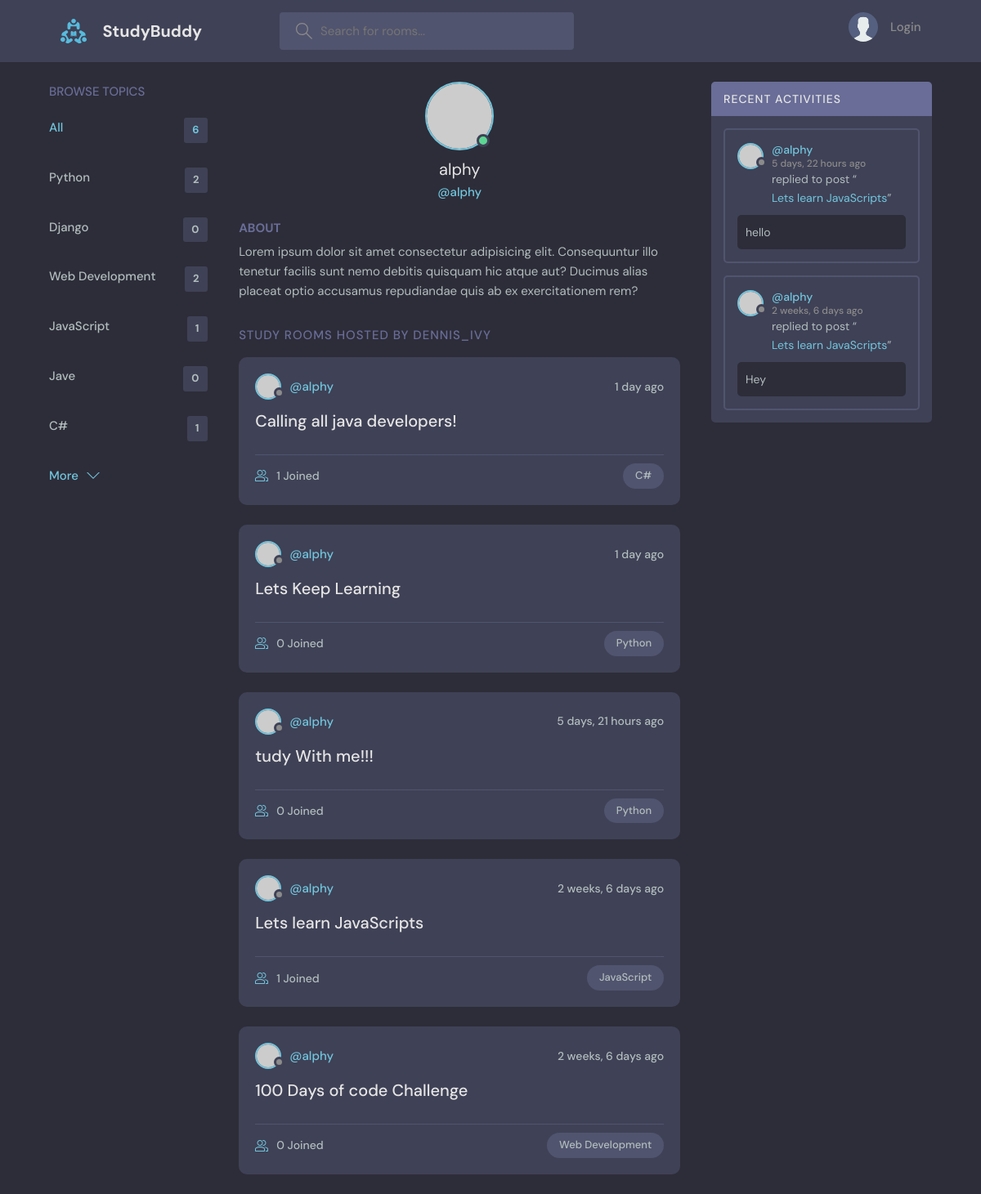
Page /profile/1/ on the committed database.
### base/models.py (models this page shows, shortened)
class Topic(models.Model):
    name = models.CharField(max_length=200)

class Room(models.Model):
    host = models.ForeignKey(User, on_delete=models.SET_NULL, null=True)
    topic = models.ForeignKey(Topic, on_delete=models.SET_NULL, null=True)
    name = models.CharField(max_length=200)
    description = models.TextField(null=True, blank=True)
    participants = models.ManyToManyField(User, related_name='participants', blank=True)
    updated = models.DateTimeField(auto_now=True)
    created = models.DateTimeField(auto_now_add=True)
    class Meta:
        ordering = ['-updated', '-created']
    def __str__(self):
        return self.name

class Message(models.Model):
    user = models.ForeignKey(User, on_delete=models.CASCADE)
    room = models.ForeignKey(Room, on_delete=models.CASCADE)
    body = models.TextField()
    updated = models.DateTimeField(auto_now=True)
    created = models.DateTimeField(auto_now_add=True)
    class Meta:
        ordering = ['-updated', '-created']

### base/views.py (the view)
# urls.py: path('profile/<str:pk>/', views.userProfile, name='user-profile'),
def userProfile(request, pk):
    user= User.objects.get(id=pk)
    rooms = user.room_set.all()
    room_messages = user.message_set.all()
    topics = Topic.objects.all()
    context = {'user': user, 'rooms': rooms, 'room_messages': room_messages, 'topics': topics}
    return render(request, 'base/profile.html', context)

### base/templates/base/profile.html (shortened to what this page needs)
{% extends 'main.html' %}
{% block content %}
  <main class="profile-page layout layout--3">
    <div class="container">
      {% include 'base/topics_component.html' %}
      <div class="roomList">
        <div class="profile">
          <div class="profile__avatar">
            <div class="avatar avatar--large active">
              <img src="https://randomuser.me/api/portraits/men/11.jpg" />
            </div>
          </div>
          <div class="profile__info">
            <h3>{{user.username}}</h3>
            <p>@{{user.username}}</p>
          </div>
          <div class="profile__about">
            <h3>About</h3>
            <p>
              Lorem ipsum dolor sit amet consectetur adipisicing elit. Consequuntur illo tenetur
              facilis sunt nemo debitis quisquam hic atque aut? Ducimus alias placeat optio
              accusamus repudiandae quis ab ex exercitationem rem?
            </p>
          </div>
        </div>
        <div class="roomList__header">
          <div>
            <h2>Study Rooms Hosted by dennis_ivy</a>
            </h2>
          </div>
        </div>
        {% include 'base/feed_component.html' %}
      </div>
      {% include 'base/activity_component.html' %}
    </div>
  </main>
  {% endblock content %}

### base/templates/base/topics_component.html
<div class="topics">
    <div class="topics__header">
      <h2>Browse Topics</h2>
    </div>
    <ul class="topics__list">
      <li>
        <a href="{%url 'home' %}" class="active">All <span>{{topics.count}}</span></a>
      </li>
      {% for topic in topics %}
      <li>
        <a href="{% url 'home' %}?q={{topic.name}}">{{topic.name}} <span>{{topic.room_set.all.count}}</span></a>
      </li>
      {% endfor %}
    </ul>
    <a class="btn btn--link" href="topics.html">
      More
      <svg version="1.1" xmlns="http://www.w3.org/2000/svg" width="32" height="32" viewBox="0 0 32 32">
        <title>chevron-down</title>
        <path d="M16 21l-13-13h-3l16 16 16-16h-3l-13 13z"></path>
      </svg>
    </a>
  </div>

### base/templates/base/feed_component.html (shortened to what this page needs)
{% for room in rooms %}
<div class="roomListRoom">
    <div class="roomListRoom__header">
      <a href="{% url 'user-profile' room.host.id %}" class="roomListRoom__author">
        <div class="avatar avatar--small">
          <img src="https://randomuser.me/api/portraits/women/11.jpg" />
        </div>
        <span>@{{room.host.username}}</span>
      </a>
      <div class="roomListRoom__actions">
        <span>{{room.created|timesince}} ago</span>
      </div>
    </div>
    <div class="roomListRoom__content">
      <a href="{% url 'room' room.id %}">{{room.name}}</a>
    </div>
    <div class="roomListRoom__meta">
      <a href="{% url 'room' room.id %}" class="roomListRoom__joined">
        {{room.participants.all.count}} Joined
      </a>
      <p class="roomListRoom__topic">{{room.topic.name}}</p>
    </div>
  </div>
  {% endfor %}

### base/templates/base/activity_component.html (shortened to what this page needs)
<div class="activities">
    <div class="activities__header">
      <h2>Recent Activities</h2>
    </div>
    {% for message in room_messages %}
    <div class="activities__box">
      <div class="activities__boxHeader roomListRoom__header">
        <a href="{% url 'user-profile' message.user.id %}" class="roomListRoom__author">
          <div class="avatar avatar--small">
            <img src="https://randomuser.me/api/portraits/women/11.jpg" />
          </div>
          <p>
            @{{message.user}}
            <span>{{message.created|timesince}} ago</span>
          </p>
        </a>
      </div>
      <div class="activities__boxContent">
        <p>replied to post “<a href="{%url 'room' message.room.id %}">{{message.room}}</a>”</p>
        <div class="activities__boxRoomContent">
            {{message.body}}
        </div>
      </div>
    </div>
    {% endfor %}
  </div>

### rows in the picture
Topic: name "Python", room_set.all.count "2"
Topic: name "Django", room_set.all.count "0"
Topic: name "Web Development", room_set.all.count "2"
Topic: name "JavaScript", room_set.all.count "1"
Topic: name "Jave", room_set.all.count "0"
Topic: name "C#", room_set.all.count "1"
Room: host.username "alphy", created "1 day", name "Calling all java developers!", participants.all.count "1", topic.name "C#"
Room: host.username "alphy", created "1 day", name "Lets Keep Learning", participants.all.count "0", topic.name "Python"
Room: host.username "alphy", created "5 days, 21 hours", name "tudy With me!!!", participants.all.count "0", topic.name "Python"
Room: host.username "alphy", created "2 weeks, 6 days", name "Lets learn JavaScripts", participants.all.count "1", topic.name "JavaScript"
Room: host.username "alphy", created "2 weeks, 6 days", name "100 Days of code Challenge", participants.all.count "0", topic.name "Web Development"
Message: user "alphy", created "5 days, 22 hours", room "Lets learn JavaScripts", body "hello"
Message: user "alphy", created "2 weeks, 6 days", room "Lets learn JavaScripts", body "Hey"

### other values in the picture
{{ topics.count }} "6"
{{ user.username }} "alphy"
